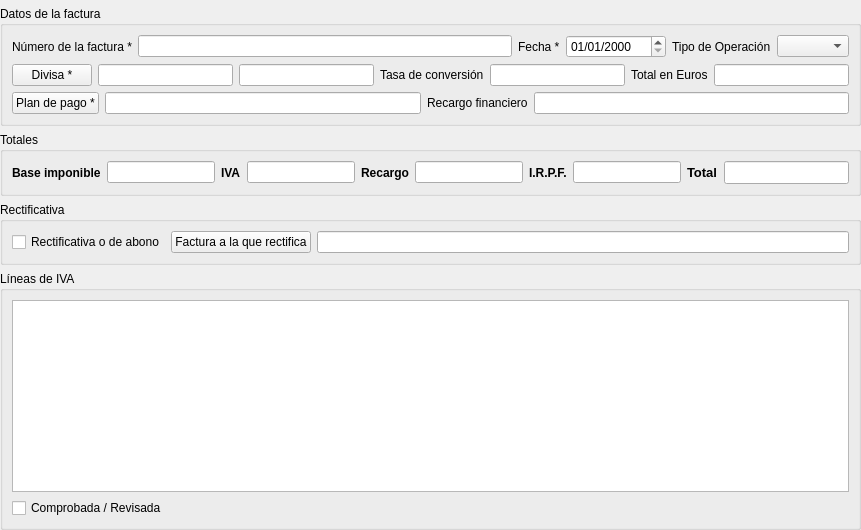
     <widget class="QWidget" name="pageDatos">
      <layout class="QVBoxLayout" name="verticalLayout_8">
       <property name="leftMargin">
        <number>0</number>
       </property>
       <property name="topMargin">
        <number>0</number>
       </property>
       <property name="rightMargin">
        <number>0</number>
       </property>
       <property name="bottomMargin">
        <number>0</number>
       </property>
       <item>
        <widget class="AERPScriptWidget" name="aswdatosgeneralestercero">
         <property name="focusPolicy">
          <enum>Qt::TabFocus</enum>
         </property>
         <property name="name">
          <string>datosgeneralestercero</string>
         </property>
         <property name="dataEditable">
          <bool>true</bool>
         </property>
        </widget>
       </item>
       <item>
        <widget class="QGroupBox" name="groupBox_10">
         <property name="title">
          <string>Datos de la factura</string>
         </property>
         <layout class="QVBoxLayout" name="verticalLayout_11">
          <item>
           <layout class="QHBoxLayout" name="horizontalLayout_8">
            <item>
             <widget class="QLabel" name="label">
              <property name="text">
               <string>Número de la factura *</string>
              </property>
             </widget>
            </item>
            <item>
             <widget class="DBLineEdit" name="db_numproveedor">
              <property name="fieldName">
               <string>numproveedor</string>
              </property>
              <property name="dataEditable">
               <bool>true</bool>
              </property>
             </widget>
            </item>
            <item>
             <widget class="QLabel" name="label_5">
              <property name="text">
               <string>Fecha *</string>
              </property>
             </widget>
            </item>
            <item>
             <widget class="DBDateTimeEdit" name="db_fecha">
              <property name="sizePolicy">
               <sizepolicy hsizetype="Preferred" vsizetype="Fixed">
                <horstretch>0</horstretch>
                <verstretch>0</verstretch>
               </sizepolicy>
              </property>
              <property name="minimumSize">
               <size>
                <width>100</width>
                <height>0</height>
               </size>
              </property>
              <property name="displayFormat">
               <string>dd/MM/yyyy</string>
              </property>
              <property name="fieldName">
               <string>fecha</string>
              </property>
              <property name="dataEditable">
               <bool>true</bool>
              </property>
             </widget>
            </item>
            <item>
             <widget class="QLabel" name="label_18">
              <property name="sizePolicy">
               <sizepolicy hsizetype="Maximum" vsizetype="Preferred">
                <horstretch>0</horstretch>
                <verstretch>0</verstretch>
               </sizepolicy>
              </property>
              <property name="text">
               <string>Tipo de Operación</string>
              </property>
             </widget>
            </item>
            <item>
             <widget class="DBComboBox" name="db_tipoiva_2">
              <property name="fieldName">
               <string>tipooperacion</string>
              </property>
              <property name="dataEditable">
               <bool>true</bool>
              </property>
              <property name="openListOnGetFocus">
               <bool>true</bool>
              </property>
             </widget>
            </item>
           </layout>
          </item>
          <item>
           <layout class="QHBoxLayout" name="horizontalLayout_6">
            <item>
             <widget class="DBChooseRecordButton" name="db_coddivisa">
              <property name="text">
               <string>Divisa *</string>
              </property>
              <property name="fieldName">
               <string>coddivisa</string>
              </property>
              <property name="dataEditable">
               <bool>true</bool>
              </property>
              <property name="replaceFields">
               <stringlist>
                <string>tasaconv;tasaconv</string>
               </stringlist>
              </property>
             </widget>
            </item>
            <item>
             <widget class="DBLineEdit" name="db_coddivisa_text">
              <property name="fieldName">
               <string>coddivisa</string>
              </property>
              <property name="dataEditable">
               <bool>true</bool>
              </property>
              <property name="autoCompletePopupSize">
               <size>
                <width>300</width>
                <height>200</height>
               </size>
              </property>
             </widget>
            </item>
            <item>
             <widget class="DBLineEdit" name="db_nombre_divisa">
              <property name="fieldName">
               <string>divisas.descripcion</string>
              </property>
             </widget>
            </item>
            <item>
             <widget class="QLabel" name="label_7">
              <property name="text">
               <string>Tasa de conversión</string>
              </property>
             </widget>
            </item>
            <item>
             <widget class="DBNumberEdit" name="db_tasaconv">
              <property name="fieldName">
               <string>tasaconv</string>
              </property>
              <property name="dataEditable">
               <bool>true</bool>
              </property>
             </widget>
            </item>
            <item>
             <widget class="QLabel" name="label_8">
              <property name="text">
               <string>Total en Euros</string>
              </property>
             </widget>
            </item>
            <item>
             <widget class="DBNumberEdit" name="db_totaldivisaempresa">
              <property name="fieldName">
               <string>totaldivisaempresa</string>
              </property>
             </widget>
            </item>
           </layout>
          </item>
          <item>
           <layout class="QHBoxLayout" name="horizontalLayout_7">
            <item>
             <widget class="DBChooseRecordButton" name="db_idplanpago">
              <property name="text">
               <string>Plan de pago *</string>
              </property>
              <property name="fieldName">
               <string>idplanpago</string>
              </property>
              <property name="dataEditable">
               <bool>true</bool>
              </property>
             </widget>
            </item>
            <item>
             <widget class="DBLineEdit" name="db_forma_pago">
              <property name="fieldName">
               <string>planespago.descripcion</string>
              </property>
             </widget>
            </item>
            <item>
             <widget class="QLabel" name="label_6">
              <property name="text">
               <string>Recargo financiero</string>
              </property>
             </widget>
            </item>
            <item>
             <widget class="DBNumberEdit" name="db_recfinanciero">
              <property name="fieldName">
               <string>recfinanciero</string>
              </property>
              <property name="dataEditable">
               <bool>true</bool>
              </property>
             </widget>
            </item>
           </layout>
          </item>
         </layout>
        </widget>
       </item>
       <item>
        <widget class="QGroupBox" name="groupBox_6">
         <property name="title">
          <string>Totales</string>
         </property>
         <layout class="QHBoxLayout" name="horizontalLayout_2">
          <item>
           <widget class="QLabel" name="label_11">
            <property name="font">
             <font>
              <weight>75</weight>
              <bold>true</bold>
             </font>
            </property>
            <property name="text">
             <string>Base imponible</string>
            </property>
           </widget>
          </item>
          <item>
           <widget class="DBNumberEdit" name="db_neto">
            <property name="fieldName">
             <string>neto</string>
            </property>
           </widget>
          </item>
          <item>
           <widget class="QLabel" name="label_13">
            <property name="font">
             <font>
              <weight>75</weight>
              <bold>true</bold>
             </font>
            </property>
            <property name="text">
             <string>IVA</string>
            </property>
           </widget>
          </item>
          <item>
           <widget class="DBNumberEdit" name="db_totaliva">
            <property name="fieldName">
             <string>totaliva</string>
            </property>
           </widget>
          </item>
          <item>
           <widget class="QLabel" name="label_14">
            <property name="font">
             <font>
              <weight>75</weight>
              <bold>true</bold>
             </font>
            </property>
            <property name="text">
             <string>Recargo</string>
            </property>
           </widget>
          </item>
          <item>
           <widget class="DBNumberEdit" name="db_totalrecargo">
            <property name="fieldName">
             <string>totalrecargo</string>
            </property>
           </widget>
          </item>
          <item>
           <widget class="QLabel" name="label_12">
            <property name="font">
             <font>
              <weight>75</weight>
              <bold>true</bold>
             </font>
            </property>
            <property name="text">
             <string>I.R.P.F.</string>
            </property>
           </widget>
          </item>
          <item>
           <widget class="DBNumberEdit" name="db_totalirpf">
            <property name="fieldName">
             <string>totalirpf</string>
            </property>
           </widget>
          </item>
          <item>
           <widget class="QLabel" name="label_15">
            <property name="font">
             <font>
              <pointsize>10</pointsize>
              <weight>75</weight>
              <bold>true</bold>
             </font>
            </property>
            <property name="text">
             <string>Total</string>
            </property>
           </widget>
          </item>
          <item>
           <widget class="DBNumberEdit" name="db_total">
            <property name="font">
             <font>
              <pointsize>10</pointsize>
              <weight>75</weight>
              <bold>true</bold>
             </font>
            </property>
            <property name="fieldName">
             <string>total</string>
            </property>
           </widget>
          </item>
         </layout>
        </widget>
       </item>
       <item>
        <widget class="QGroupBox" name="groupBox_11">
         <property name="title">
          <string>Rectificativa</string>
         </property>
         <layout class="QHBoxLayout" name="horizontalLayout_3">
          <item>
           <widget class="DBCheckBox" name="db_deabono">
            <property name="text">
             <string>Rectificativa o de abono</string>
            </property>
            <property name="fieldName">
             <string>deabono</string>
            </property>
            <property name="dataEditable">
             <bool>true</bool>
            </property>
           </widget>
          </item>
          <item>
           <widget class="DBChooseRecordButton" name="db_idfacturarect">
            <property name="text">
             <string>Factura a la que rectifica</string>
            </property>
            <property name="fieldName">
             <string>idfacturarect</string>
            </property>
            <property name="dataEditable">
             <bool>true</bool>
            </property>
           </widget>
          </item>
          <item>
           <widget class="DBLineEdit" name="db_codrect"/>
          </item>
         </layout>
        </widget>
       </item>
       <item>
        <widget class="QGroupBox" name="groupBox_7">
         <property name="title">
          <string>Líneas de IVA</string>
         </property>
         <layout class="QVBoxLayout" name="verticalLayout_2">
          <item>
           <widget class="DBTableView" name="frmFacturasProv-lineasivafacturasprov">
            <property name="internalData">
             <bool>true</bool>
            </property>
            <property name="relationName">
             <string>lineasivafacturasprov</string>
            </property>
           </widget>
          </item>
          <item>
           <widget class="DBCheckBox" name="db_comprobado">
            <property name="text">
             <string>Comprobada / Revisada</string>
            </property>
            <property name="fieldName">
             <string>comprobado</string>
            </property>
            <property name="dataEditable">
             <bool>true</bool>
            </property>
           </widget>
          </item>
         </layout>
        </widget>
       </item>
      </layout>
     </widget>
